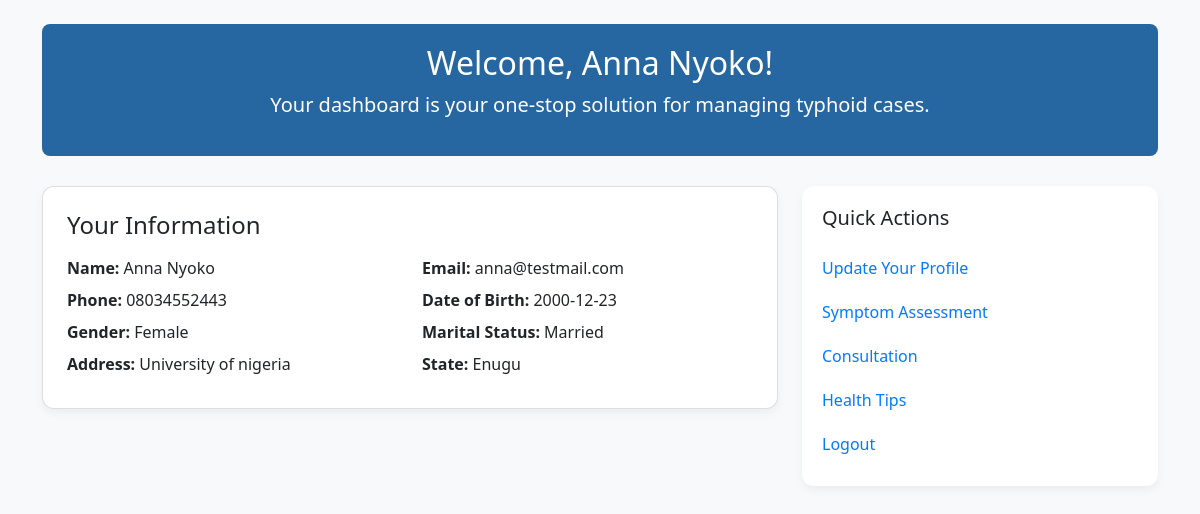
The page /dashboard (signed in) on the database its author committed.
### run.py (models this page shows, shortened)
class User(db.Model, UserMixin):  # Patient
    id = db.Column(db.Integer, primary_key=True)
    name = db.Column(db.String(120), nullable=False)
    email = db.Column(db.String(120), unique=True, nullable=False)
    phone = db.Column(db.String(15), nullable=False)
    dob = db.Column(db.Date, nullable=False)
    gender = db.Column(db.String(10), nullable=False)
    marital_status = db.Column(db.String(20), nullable=False)
    address = db.Column(db.String(200), nullable=False)
    state = db.Column(db.String(50), nullable=False)
    password_hash = db.Column(db.String(128), nullable=False)

### run.py (the view)
@app.route('/dashboard')
@login_required
def user_dashboard():
    return render_template('user_dashboard.html', user=current_user)

### run.py (called while the page is built)
@login_manager.user_loader
def load_user(user_id):
    return User.query.get(int(user_id))

### templates/user_dashboard.html (shortened to what this page needs)
<!DOCTYPE html>
<html lang="en">
<head>
    <link href="https://cdn.jsdelivr.net/npm/bootstrap@5.1.3/dist/css/bootstrap.min.css" rel="stylesheet">
    <link rel="stylesheet" href="{{ url_for('static', filename='css/dashboard.css') }}">
</head>
<body>
<div class="container mt-4">
    <div class="dashboard-header text-center">
        <h2>Welcome, {{ user.name }}!</h2>
        <p class="lead">Your dashboard is your one-stop solution for  managing typhoid cases.</p>
    </div>
    <div class="row">
        <div class="col-lg-8 mb-4">
            <div class="card p-4">
                <h4 class="mb-3">Your Information</h4>
                <div class="row">
                    <div class="col-sm-6 mb-2"><strong>Name:</strong> {{ user.name }}</div>
                    <div class="col-sm-6 mb-2"><strong>Email:</strong> {{ user.email }}</div>
                    <div class="col-sm-6 mb-2"><strong>Phone:</strong> {{ user.phone }}</div>
                    <div class="col-sm-6 mb-2"><strong>Date of Birth:</strong> {{ user.dob }}</div>
                    <div class="col-sm-6 mb-2"><strong>Gender:</strong> {{ user.gender }}</div>
                    <div class="col-sm-6 mb-2"><strong>Marital Status:</strong> {{ user.marital_status }}</div>
                    <div class="col-sm-6 mb-2"><strong>Address:</strong> {{ user.address }}</div>
                    <div class="col-sm-6 mb-2"><strong>State:</strong> {{ user.state }}</div>
                </div>
            </div>
        </div>
        <div class="col-lg-4">
            <div class="sidebar-actions">
                <h5 class="mb-3">Quick Actions</h5>
                <a href="{{ url_for('update_profile') }}">Update Your Profile</a>
                <a href="{{ url_for('symptom_assessment') }}">Symptom Assessment</a>
                <a href="{{ url_for('book_consultation') }}">Consultation</a>
                <a href="#">Health Tips</a>
                <a href="{{ url_for('logout') }}">Logout</a>
            </div>
        </div>
    </div>
</div>
</body>
</html>

### static/css/dashboard.css (style rules this page uses)
body { background-color: #f8f9fa; }
.dashboard-header { background-color: rgba(2, 77, 146, 0.85); color: white; padding: 20px; border-radius: 0.5rem; margin-bottom: 30px; }
.card { border-radius: 0.75rem; box-shadow: 0 4px 10px rgba(0,0,0,0.05); }
.sidebar-actions { background-color: #fff; border-radius: 0.75rem; box-shadow: 0 4px 10px rgba(0,0,0,0.05); padding: 20px; }
.sidebar-actions a { display: block; padding: 10px 0; color: #007bff; text-decoration: none; }

### rows shown on the page
User: name "Anna Nyoko", email "anna@testmail.com", phone "08034552443", dob "2000-12-23", gender "Female", marital_status "Married", address "University of nigeria", state "Enugu"
